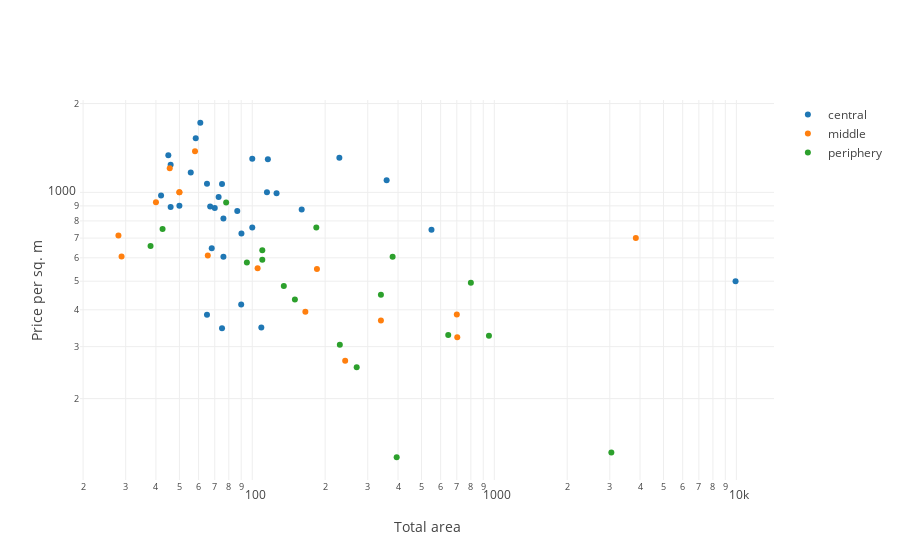

Here is the notebook cell this chart was saved with:
### Markdown cell above
Одной из причин разброса данных может быть зона города, в которой расположен объект недвижимости

### Code cell
fig = {
    'data': [
        {
            'x': df[df['City_zone'] == zone]['Total_area'],
            'y': df[df['City_zone'] == zone]['Price_per_sq_m'],
            'name': zone, 'mode': 'markers',
        } for zone in ["central", "middle", 'periphery']
    ],
    'layout': {
        'xaxis': {'title': 'Total area', 'type': 'log'},
        'yaxis': {'title': "Price per sq. m", 'type': 'log'}
    }
}

# IPython notebook
iplot(fig, show_link=False)

### Figure 1 — Plotly figure (JSON) as saved in the notebook; plotly's stock layout.template omitted (floating-point values rounded to 4 significant figures)
{"data": [{"mode": "markers", "name": "central", "type": "scatter", "uid": "c632c085-8738-493f-a6e0-207047345179", "x": [550, 42, 115, 90.2, 90, 229, 75, 45, 76, 75, 46, 58.4, 65, 86.7, 61, 126, 100, 9920.0, 55.7, 160, 70, 109, 76, 359, 50, 46, 67, 116, 100, 68, 65, 72.6], "y": [746.2, 976.2, 1000, 725.5, 416.7, 1310.0, 346.7, 1336.0, 815.8, 1067.0, 1239.0, 1524.0, 384.6, 865.0, 1721.0, 992.1, 760, 500, 1167.0, 875, 885.7, 348.6, 605.3, 1100, 900, 891.3, 895.5, 1295.0, 1300, 647.1, 1069.0, 964.2]}, {"mode": "markers", "name": "middle", "type": "scatter", "uid": "26e331d1-0528-4674-ab7b-7d94483c017a", "x": [703, 340, 700, 65.5, 185, 45.6, 242, 50, 3842.0, 58, 40, 105.2, 28.84, 165.7, 28, 50], "y": [322.9, 367.6, 385.7, 610.7, 549.8, 1206.0, 268.6, 1000, 700, 1379.0, 925, 553.3, 606.8, 394.3, 714.3, 1000]}, {"mode": "markers", "name": "periphery", "type": "scatter", "uid": "9c2dcf9f-d3ca-4697-9259-fc3d1d551e43", "x": [110, 3044, 42.6, 950, 95, 645, 270, 340, 110, 78, 230, 380, 395, 183.9, 800, 150, 135, 38], "y": [590.9, 131.4, 751.2, 326.6, 579.0, 328.7, 255.6, 450, 636.4, 923.1, 304.4, 605.3, 126.6, 760.5, 493.8, 433.3, 481.5, 657.9]}], "layout": {"xaxis": {"title": "Total area", "type": "log"}, "yaxis": {"title": "Price per sq. m", "type": "log"}}}
